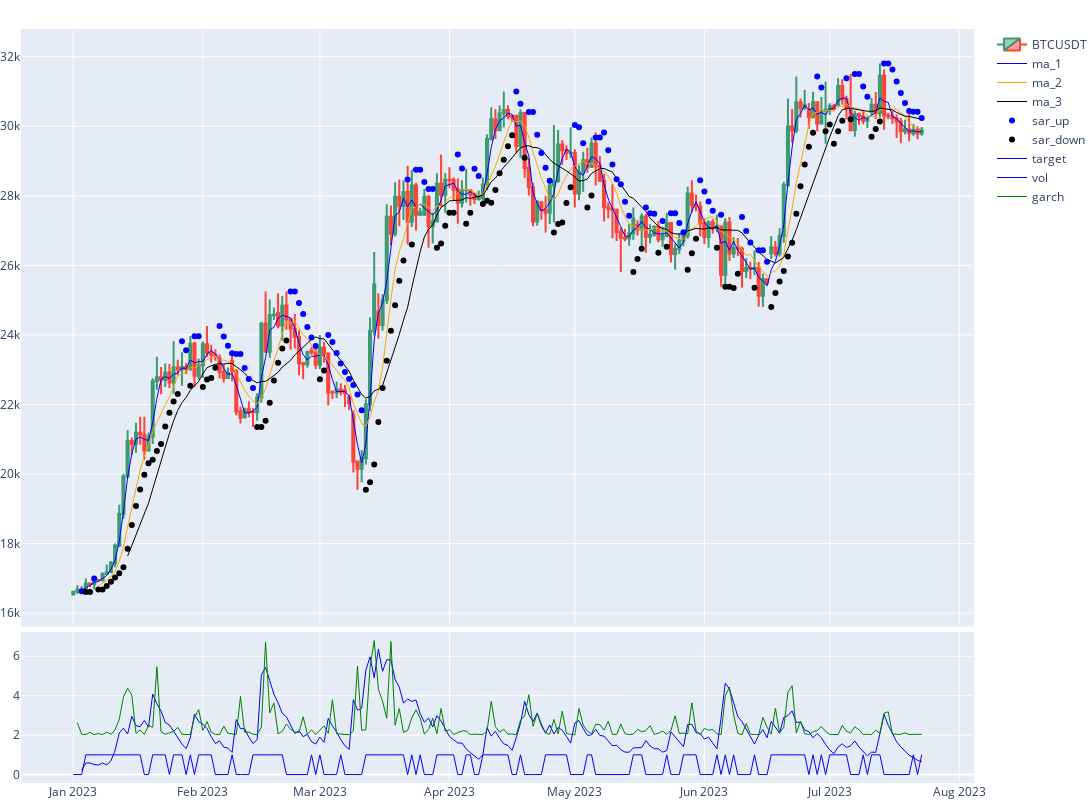

The notebook cell saved with this chart:
### Code cell
from utils.plot import *

fig = make_subplots(rows = 2, cols = 1, shared_xaxes = True, row_heights = [0.8, 0.2], vertical_spacing = 0.01)
#shared_xaxes=True, row_heights=[0.6, 0.2, 0.2]
fig.add_trace(
    go.Candlestick(
        x = data.index , open = data.open, close = data.close,
        high = data.high, low = data.low, name = data.symbol[0],
        yaxis='y1'
    ),
    col = 1, row = 1
)


add_line(fig, x=data.index, y=data['ma_1'], name='ma_1', color='blue')
add_line(fig, x=data.index, y=data['ma_2'], name='ma_2', color='orange')
add_line(fig, x=data.index, y=data['ma_3'], name='ma_3', color='black')
add_mark(fig, x=data.index, y=data['sar_up'], name='sar_up', color='blue')
add_mark(fig, x=data.index, y=data['sar_down'], name='sar_down', color='black')


add_line(fig, x=data.index, y=data['target'], name='target', color='blue', row = 2 , col = 1)
add_line(fig, x=data.index, y=data['vol'], name='vol', color='blue', row = 2 , col = 1)
add_line(fig, x=data.index, y=data['garch'], name='garch', color='green', row = 2 , col = 1)



fig.update_xaxes(rangeslider_visible = False , col =1, row =1)

fig.update_xaxes(showspikes=True)
fig.update_yaxes(showspikes=True)

#Fig = go.FigureWidget(fig)
fig.update_layout(height = 800 , width =1500,
                  margin=dict(
                        l=5, r=0, b=10, t=30,
                        pad=1
                    ),
                  showlegend=True,
                  )
fig.show()

### Figure 1 — Plotly figure (JSON) as saved in the notebook; plotly's stock layout.template omitted (floating-point values rounded to 4 significant figures; data arrays with more than 128 entries replaced by an {"elided": "..."} marker saying what was removed)
{"data": [{"close": {"elided": "204 float values"}, "high": {"elided": "204 float values"}, "low": {"elided": "204 float values"}, "name": "BTCUSDT", "open": {"elided": "204 float values"}, "type": "candlestick", "x": {"elided": "204 str values"}, "xaxis": "x", "yaxis": "y"}, {"line": {"color": "blue", "width": 1}, "name": "ma_1", "type": "scatter", "x": {"elided": "204 str values"}, "xaxis": "x", "y": {"elided": "204 float values"}, "yaxis": "y"}, {"line": {"color": "orange", "width": 1}, "name": "ma_2", "type": "scatter", "x": {"elided": "204 str values"}, "xaxis": "x", "y": {"elided": "204 float values"}, "yaxis": "y"}, {"line": {"color": "black", "width": 1}, "name": "ma_3", "type": "scatter", "x": {"elided": "204 str values"}, "xaxis": "x", "y": {"elided": "204 float values"}, "yaxis": "y"}, {"line": {"color": "blue", "width": 1}, "mode": "markers", "name": "sar_up", "type": "scatter", "x": {"elided": "204 str values"}, "xaxis": "x", "y": {"elided": "204 float values"}, "yaxis": "y"}, {"line": {"color": "black", "width": 1}, "mode": "markers", "name": "sar_down", "type": "scatter", "x": {"elided": "204 str values"}, "xaxis": "x", "y": {"elided": "204 float values"}, "yaxis": "y"}, {"line": {"color": "blue", "width": 1}, "name": "target", "type": "scatter", "x": {"elided": "204 str values"}, "xaxis": "x2", "y": {"elided": "204 int values"}, "yaxis": "y2"}, {"line": {"color": "blue", "width": 1}, "name": "vol", "type": "scatter", "x": {"elided": "204 str values"}, "xaxis": "x2", "y": {"elided": "204 float values"}, "yaxis": "y2"}, {"line": {"color": "green", "width": 1}, "name": "garch", "type": "scatter", "x": {"elided": "204 str values"}, "xaxis": "x2", "y": {"elided": "204 float values"}, "yaxis": "y2"}], "layout": {"height": 800, "margin": {"b": 10, "l": 5, "pad": 1, "r": 0, "t": 30}, "showlegend": true, "width": 1500, "xaxis": {"anchor": "y", "domain": [0, 1], "matches": "x2", "rangeslider": {"visible": false}, "showspikes": true, "showticklabels": false}, "xaxis2": {"anchor": "y2", "domain": [0, 1], "showspikes": true}, "yaxis": {"anchor": "x", "domain": [0.208, 1], "showspikes": true}, "yaxis2": {"anchor": "x2", "domain": [0, 0.198], "showspikes": true}}}
